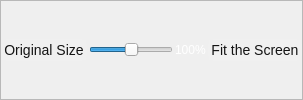
       <widget class="QFrame" name="frame_4">
        <property name="frameShape">
         <enum>QFrame::StyledPanel</enum>
        </property>
        <property name="frameShadow">
         <enum>QFrame::Raised</enum>
        </property>
        <layout class="QHBoxLayout" name="horizontalLayout_3">
         <property name="spacing">
          <number>2</number>
         </property>
         <property name="leftMargin">
          <number>0</number>
         </property>
         <property name="topMargin">
          <number>0</number>
         </property>
         <property name="rightMargin">
          <number>0</number>
         </property>
         <property name="bottomMargin">
          <number>0</number>
         </property>
         <item>
          <widget class="QPushButton" name="pushButton_OriginalSize">
           <property name="styleSheet">
            <string notr="true">QPushButton
{
    color: rgb(20,20,20);
    background-color: rgb(240, 240, 240);
    border-radius:5px;
    padding: 3px;
    font-family: &quot;Arial&quot;;
    font-size: 14px;
    text-align: center;
}

QPushButton:hover
{
    background-color: rgb(220, 220, 220);
}
QPushButton:pressed, QPushButton:checked
{
    background-color: rgb(200,200, 200);
}
</string>
           </property>
           <property name="text">
            <string>Original Size</string>
           </property>
          </widget>
         </item>
         <item>
          <widget class="QSlider" name="horizontalSlider_zoom">
           <property name="minimumSize">
            <size>
             <width>0</width>
             <height>20</height>
            </size>
           </property>
           <property name="maximumSize">
            <size>
             <width>16777215</width>
             <height>20</height>
            </size>
           </property>
           <property name="maximum">
            <number>200</number>
           </property>
           <property name="value">
            <number>100</number>
           </property>
           <property name="orientation">
            <enum>Qt::Horizontal</enum>
           </property>
          </widget>
         </item>
         <item>
          <widget class="QLabel" name="label_ZoomValue">
           <property name="styleSheet">
            <string notr="true">color: rgb(255, 255, 255);
font-family: &quot;Arial&quot;;
font-size: 12px;</string>
           </property>
           <property name="text">
            <string>100%</string>
           </property>
          </widget>
         </item>
         <item>
          <widget class="QPushButton" name="pushButton_FitTheScreen">
           <property name="styleSheet">
            <string notr="true">QPushButton
{
    color: rgb(20,20,20);
    background-color: rgb(240, 240, 240);
    border-radius:5px;
    padding: 3px;
    font-family: &quot;Arial&quot;;
    font-size: 14px;
    text-align: center;
}

QPushButton:hover
{
    background-color: rgb(220, 220, 220);
}
QPushButton:pressed, QPushButton:checked
{
    background-color: rgb(200,200, 200);
}
</string>
           </property>
           <property name="text">
            <string>Fit the Screen</string>
           </property>
          </widget>
         </item>
        </layout>
       </widget>
